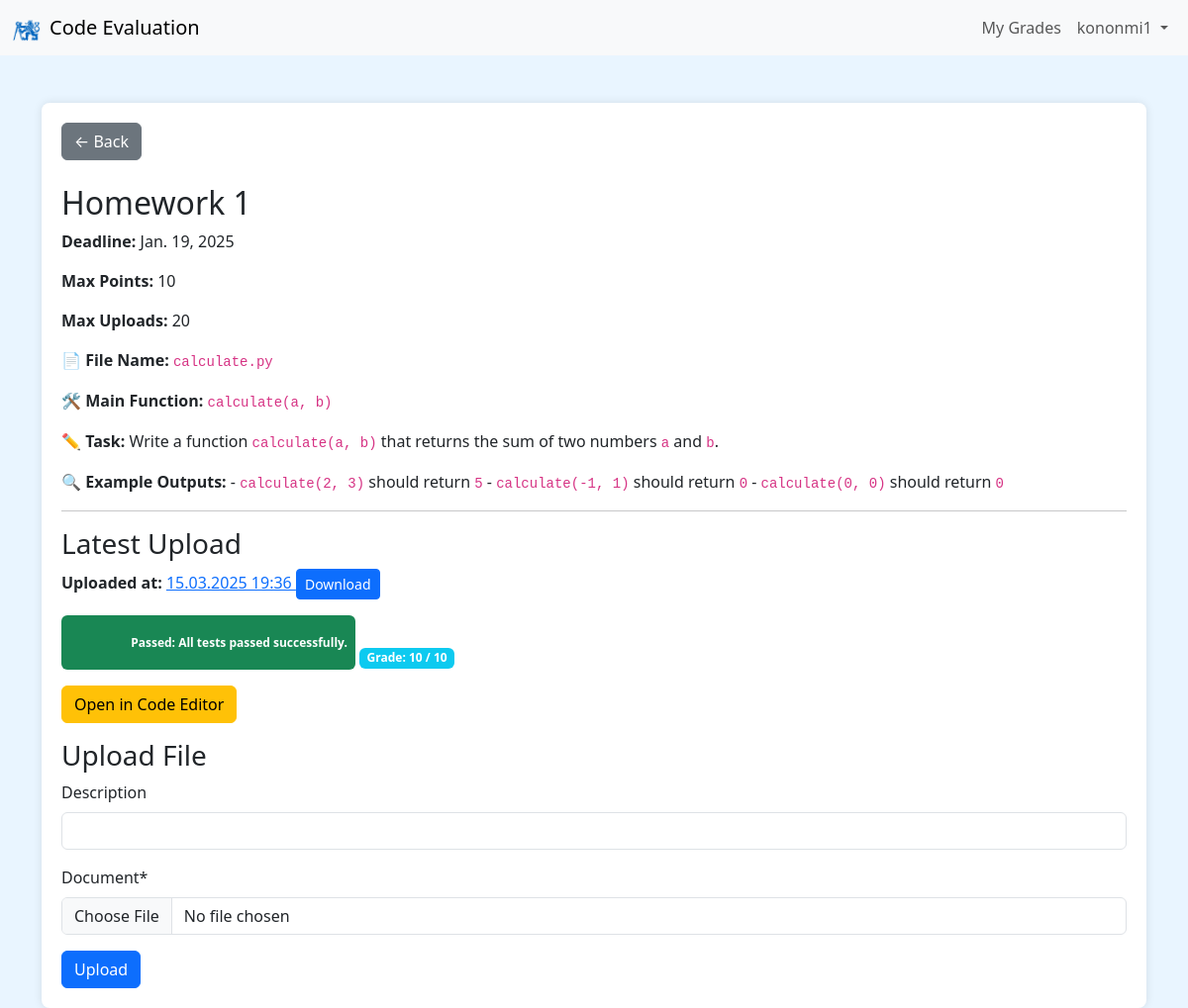
The page /DSA/2/ (signed in) on the database as committed earlier.
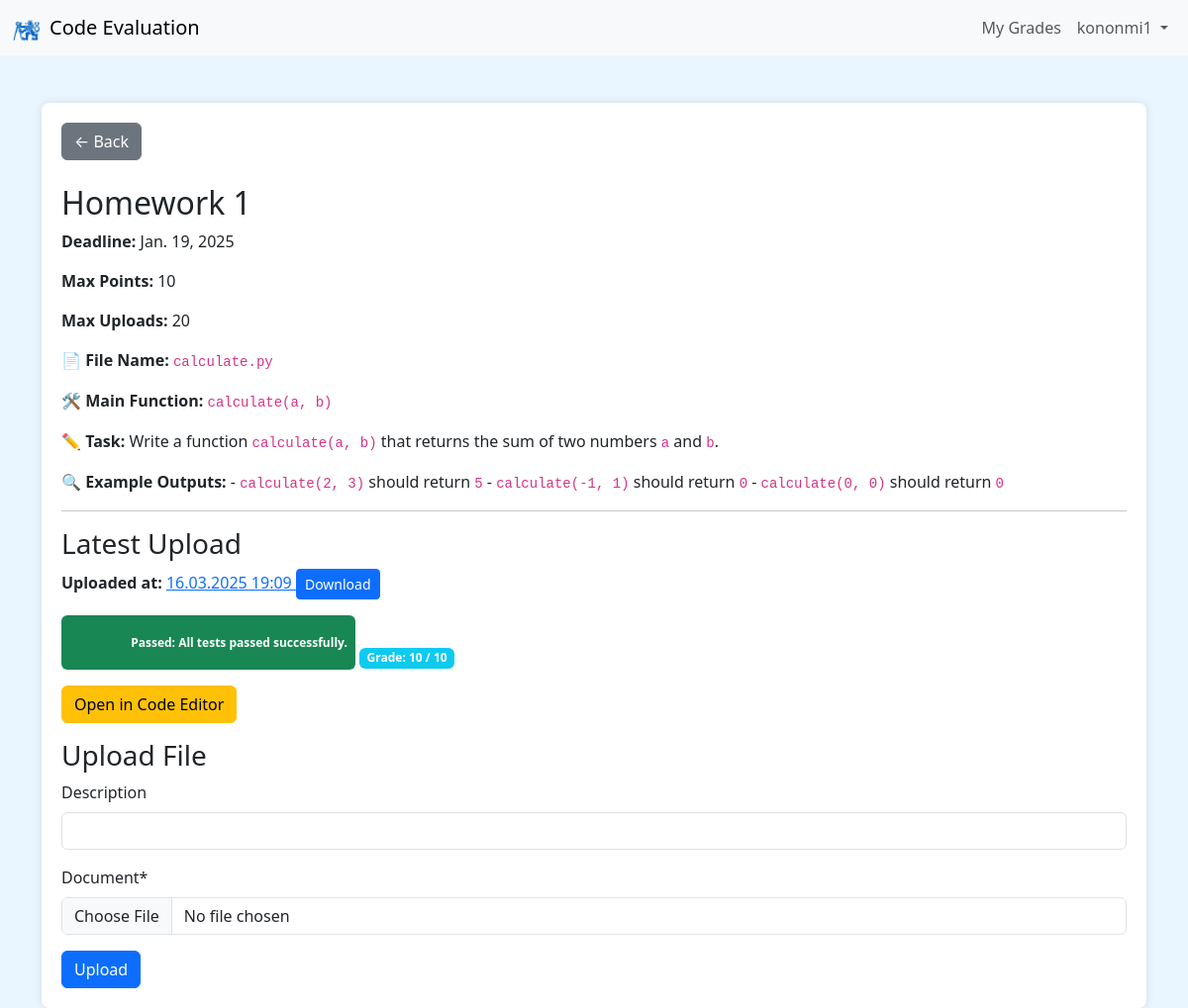
The same page on the database as committed later.
### upload/models.py (models this page shows, shortened)
class Document(models.Model):
    assignment = models.ForeignKey(Assignment, on_delete=models.CASCADE, related_name='documents')
    user = models.ForeignKey(User, on_delete=models.CASCADE)
    description = models.CharField(max_length=255, blank=True)
    document = models.FileField(
        upload_to=document_upload_path,
        validators=[validate_file_extension]
    )
    uploaded_at = models.DateTimeField(auto_now_add=True)
    test_result = models.CharField(max_length=255, blank=True, null=True)
    grade = models.PositiveIntegerField(default=0)

### upload/views.py (the view, shortened to what this page needs)
# urls.py: path('<str:subject_name>/<int:assignment_id>/', views.assignment_detail, name='assignment_detail'),
@login_required
def assignment_detail(request, subject_name, assignment_id):
    assignment = get_object_or_404(Assignment, subject__name=subject_name, id=assignment_id)
    user_uploads_count = Document.objects.filter(assignment=assignment, user=request.user).count()
    documents = Document.objects.filter(user=request.user, assignment=assignment).order_by('-uploaded_at')
    latest_document = documents.first()
    if request.method == 'POST':
        form = DocumentForm(request.POST, request.FILES)
        if form.is_valid():
            uploaded_files = request.FILES.getlist('document')
            if not uploaded_files:
                messages.error(request, 'No files selected for upload.')
            else:
                for uploaded_file in uploaded_files:
                    doc = Document.objects.create(
                        assignment=assignment,
                        user=request.user,
                        document=uploaded_file,
                        description=form.cleaned_data.get('description', '')
                    )
                    file_path = doc.document.path
                    passed_tests, total_tests, message = run_tests(assignment, file_path)
                    if total_tests > 0:
                        fraction_passed = passed_tests / total_tests
                        grade = int(fraction_passed * assignment.max_points)
                    else:
                        grade = 0
                    if total_tests == 0:
                        doc.test_result = f"Failed: {message}"
                        messages.error(request, f'File "{uploaded_file.name}" uploaded but tests could not be run: {message}')
                    elif passed_tests == total_tests:
                        doc.test_result = "Passed: All tests passed successfully."
                        messages.success(request, f'File "{uploaded_file.name}" uploaded and passed all tests!')
                    else:
                        doc.test_result = f"Failed: {message}"
                        messages.error(request, f'File "{uploaded_file.name}" uploaded but failed some tests: {message}')
                    doc.grade = grade
                    doc.save()
                return redirect('upload:assignment_detail', subject_name=subject_name, assignment_id=assignment_id)
        else:
            messages.error(request, 'There was an error uploading your file.')
    else:
        form = DocumentForm()
    return render(request, 'upload/assignment_detail.html', {
        'assignment': assignment,
        'latest_document': latest_document,
        'user_uploads_count': user_uploads_count,
        'form': form,
        'is_teacher': is_teacher(request.user),
    })

### upload/forms.py
class DocumentForm(forms.ModelForm):
    class Meta:
        model = Document
        fields = ('description', 'document', )

### upload/context_processors.py (called while the page is built)
def is_teacher_context(request):
    if request.user.is_authenticated:
        is_teacher_flag = request.user.is_superuser or request.user.groups.filter(name="Teachers").exists()
    else:
        is_teacher_flag = False
    return {
        'is_teacher_flag': is_teacher_flag
    }

### upload/models.py (called while the page is built)
    def get_description_markdown(self):
        return mark_safe(markdown.markdown(self.description))

### upload/views.py (called while the page is built)
def is_teacher(user):
    return user.is_superuser or user.groups.filter(name='Teachers').exists()

### upload/templates/upload/assignment_detail.html (shortened to what this page needs)
{% extends 'upload/base.html' %}
{% load crispy_forms_tags %}
{% block content %}
<div class="content-container">
    <a href="{% url 'upload:subject_detail' subject_name=assignment.subject.name %}"
       class="btn btn-secondary mb-4">
        &larr; Back
    </a>
    <h2>{{ assignment.name }}</h2>
    <p><strong>Deadline:</strong> {{ assignment.deadline }}</p>
    <p><strong>Max Points:</strong> {{ assignment.max_points }}</p>
    <p><strong>Max Uploads:</strong> {{ assignment.max_uploads }}</p>
    <div>
        {{ assignment.get_description_markdown|safe }}
    </div>
    <hr>
    <h3>Latest Upload</h3>
    {% if latest_document %}
        <p>
            <strong>Uploaded at:</strong>
            <a href="{% url 'upload:document_detail' pk=latest_document.pk %}">
                {{ latest_document.uploaded_at|date:"d.m.Y H:i" }}
            </a>
            <a href="{{ latest_document.document.url }}" class="btn btn-sm btn-primary" download>
                Download
            </a>
        </p>
        {% if latest_document.test_result %}
            <p>
                <span
                  class="badge
                         {% if 'Passed' in latest_document.test_result %}
                             bg-success
                         {% else %}
                             bg-danger
                         {% endif %}
                         test-result-prewrap">
                    {{ latest_document.test_result }}
                </span>
                <span class="badge bg-info">
                    Grade: {{ latest_document.grade }} / {{ assignment.max_points }}
                </span>
            </p>
        {% endif %}
    {% else %}
        <p>No files have been uploaded yet.</p>
    {% endif %}
    {% if user_uploads_count < assignment.max_uploads %}
        <p>
            <a href="{% url 'upload:assignment_code_editor' subject_name=assignment.subject.name assignment_id=assignment.id %}"
               class="btn btn-warning">
                Open in Code Editor
            </a>
        </p>
    {% else %}
        <p class="text-danger">
            You cannot open the code editor (limit reached).
        </p>
    {% endif %}
    {% if form %}
        <h3>Upload File</h3>
        <form method="post" enctype="multipart/form-data">
            {{ form|crispy }}
            <button type="submit" class="btn btn-primary">Upload</button>
        </form>
    {% else %}
        <p class="text-danger">You cannot upload more files (limit reached).</p>
    {% endif %}
</div>
{% endblock %}

Rows that differ between the two databases and show on the page:
no longer on this page (row unchanged): Document: uploaded_at "15.03.2025 19:36", test_result "Passed: All tests passed successfully.", grade "10"
added Document: uploaded_at "16.03.2025 19:09", test_result "Passed: All tests passed successfully.", grade "10"
